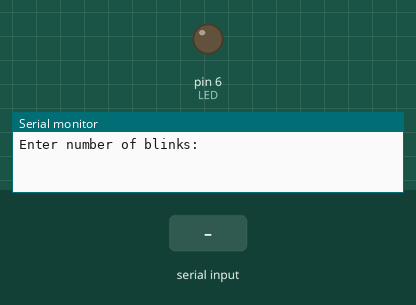
Simulated run of this sketch. Board: Arduino Uno, built with avr-gcc and run on an emulated ATmega328P. On the bench: output pins drawn as LEDs (lit = HIGH), the last lines printed to the serial monitor. Inputs (shaded band) come from the test bench.

Above: at 0.9 s.
1.0 s: "90,45,200\n" received over Serial
At 2.2 s:
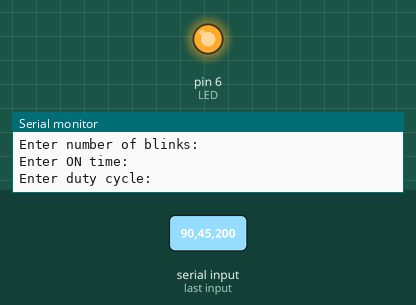
Timing chart, 0 to 4.0 s (numbered marks = the images above; inputs shaded):
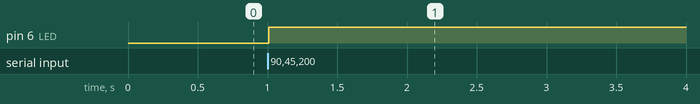

Measured:
- after the input at 1.0 s, pin 6 (LED): LOW → HIGH at once

The sketch:

prb07.ino
```cpp
int LED = 6;

void setup() {
  pinMode(LED, OUTPUT);
  Serial.begin(9600);

  int a, b, c;

  Serial.println("Enter number of blinks: ");
  while (Serial.available() == 0) {}
  a = Serial.parseInt();

  Serial.println("Enter ON time: ");
  while (Serial.available() == 0) {}
  b = Serial.parseInt();

  Serial.println("Enter duty cycle: ");
  while (Serial.available() == 0) {}
  c = Serial.parseInt();

  blinkLED(a, b, c);
}

void loop() {
}
void blinkLED(int a, int b, int c) {
  float onTime = b * (c / 100.0);
  float offTime = b - onTime;

  for (int i = 0; i < a; i++) {
    digitalWrite(LED, HIGH);
    delay(onTime * 1000);

    digitalWrite(LED, LOW);
    delay(offTime * 1000);
  }
}
```
